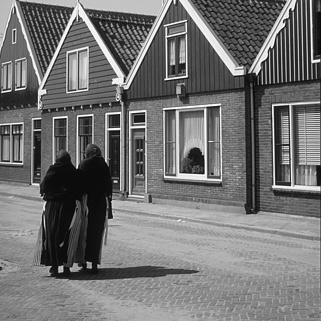
%> input picture Lab02/i235.png, 321 x 321 px
$ octave Lab02.m   (GNU Octave 9; MATLAB toolbox functions it lacks are replaced by stand-ins)
%> lines starting %> are read from the running program, lines starting %| are printed output that depends on the picture
### Lab02/noiseGauss.m
%% Gaussian noise
% Add gaussian noise with given standard deviation (stdDev)

function imgGauss = noiseGauss(inputImg, stdDev)
%randn ritorna una matrice size * size di numeri casuali
imgGauss = inputImg + stdDev * randn(size(inputImg));
end

### Lab02/noiseSP.m
%% Salt & pepper noise
% Add salt & pepper noise with given noise density (noiseDen)
function imgSP = noiseSP(inputImg, noiseDen)
    [row,col] = size(inputImg);
    maxv = max(max(inputImg)); % research the maximum value of the matrix ??

    noiseMatrix = full(sprand(row, col, noiseDen));
    % Is a random, m-by-n, sparse matrix with approximately density *m *n
    % uniformly distributed nonzero entries (0 <= density <= 1).
    % La full me la converte a full storage mentre la sprand ritorna solo i
    % valori diversi da zero
    mask1 = noiseMatrix > 0 & noiseMatrix < 0.5; %boolean
    mask2 = noiseMatrix >= 0.5;

    imgSP = inputImg.*(~mask1); % ~mask0 is the negation of mask0
    imgSP = imgSP.*(~mask2) + maxv * mask2;
end

### Lab02/Lab02.m
addpath('include');
addpath('input');

clear all
close all
clc

%% Computer Vision Lab 2
%Image filtering and Fourier Transform
%inputImg = imread('tree.png', 'png');
inputImg = imread('i235.png', 'png');
%> inputImg is the input picture: size 321x321 uint8; min 3, max 251, mean 114.8
figure, imagesc(inputImg), colormap gray, title('Original image')
figure, imhist(inputImg, 256), title('Original image histogram'), xlabel('Gray scale'), ylabel('Number of pixel')
%> after `ylabel('Number of pixel')`:
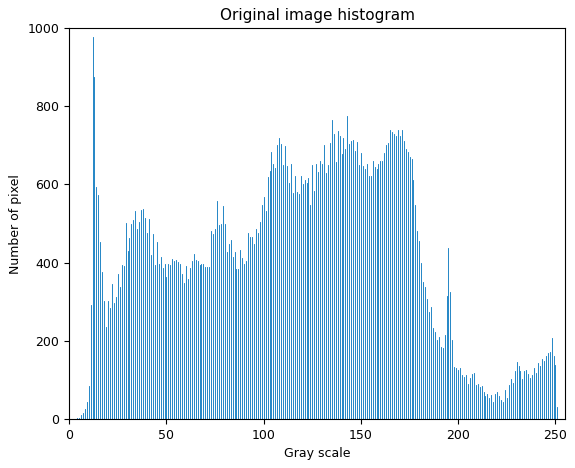
%> figure redrawn from the program's plot data; highest point at x = 12, y = 978
inputImg = double(inputImg);
%> inputImg: size 321x321 double

%% Paremeter table
sigma_n = 20;
rho_n = .2;
hyper_rho = [0.2 0.2 0.2];
n_pixels = 101;
sigma_g = 5;

%% Add gaussian noise with given standard deviation
imgGauss = noiseGauss(inputImg, sigma_n);
%> in noiseGauss, `imgGauss = inputImg + stdDev * randn(size(inputImg));`:
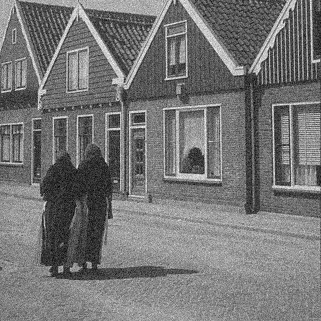
%> imgGauss: size 321x321 double; min -57.4, max 313.6, mean 114.7; drawn with min black and max white
figure, imagesc(imgGauss), colormap gray, title(['Image with Gaussian noise sigma_n=', sprintf('%f',sigma_n )])
figure, imhist(uint8(imgGauss),256), title('Image histogram with Gaussian noise'), xlabel('Gray scale'), ylabel('Number of pixel')
%> after `ylabel('Number of pixel')`:
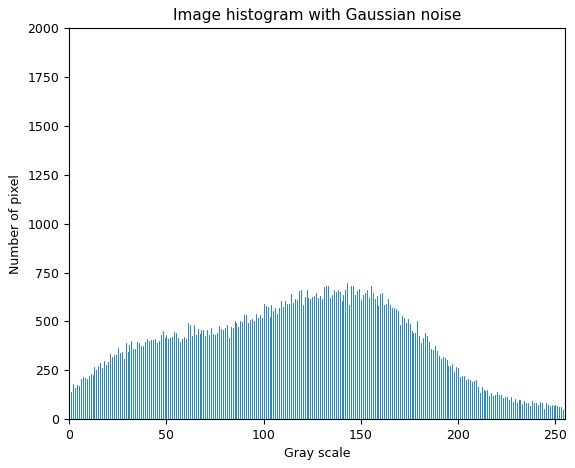
%> figure redrawn from the program's plot data; highest point at x = 0, y = 1996

%% Add salt & pepper noise with given noise densit['Gauss FFT with ', n_pixels,'x', n_pixels, ' pixels and sigma=', singa_g]y
imgSP = noiseSP(inputImg, rho_n);
%> in noiseSP, `maxv = max(max(inputImg));`: maxv = 251
%> in noiseSP, `imgSP = inputImg.*(~mask1);`:
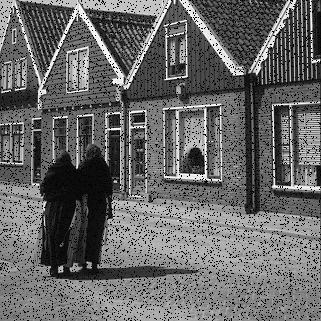
%> imgSP: size 321x321 double; min 0, max 251, mean 103.2
%> in noiseSP, `imgSP = imgSP.*(~mask2) + maxv * mask2;`:
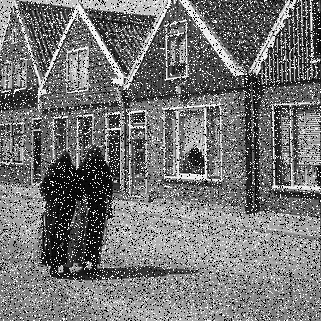
%> imgSP: size 321x321 double; min 0, max 251, mean 116.9
figure, imagesc(imgSP), colormap gray, title(['Image with salt & pepper noise rho_n= ',sprintf('%f',rho_n)])
figure, imhist(uint8(imgSP),256), title('Image histogram with salt & pepper noise'), xlabel('Gray scale'), ylabel('Number of pixel')
%> after `ylabel('Number of pixel')`:
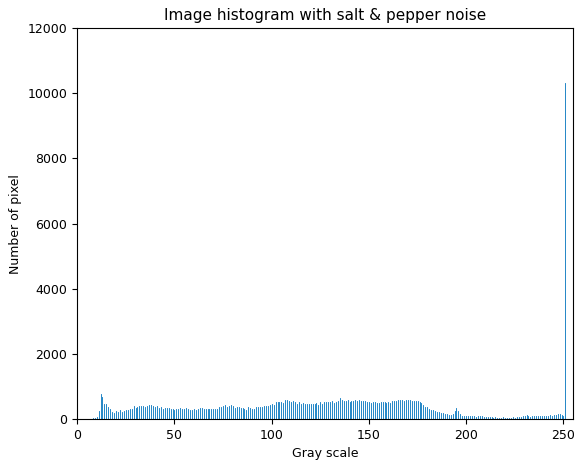
%> figure redrawn from the program's plot data; highest point at x = 0, y = 10326

%% CHILI
%> (the run ends here)
